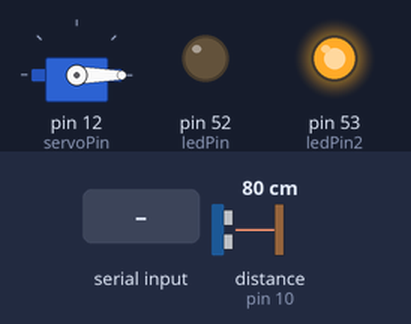
The sketch below on a simulated Arduino Mega 2560, built with avr-gcc and run on an emulated ATmega2560. Shown: servo, output pins drawn as LEDs (lit = HIGH). The inputs (shaded band) are chosen by the test bench; at power-on: distance to the obstacle (sensor on pin 10) 80 cm. The echo pulse lasts 58.3 µs per cm; pins used as bus, display or sensor lines are not drawn.

Above: at 1.2 s.
1.3 s: "H" received over Serial
At 1.7 s:
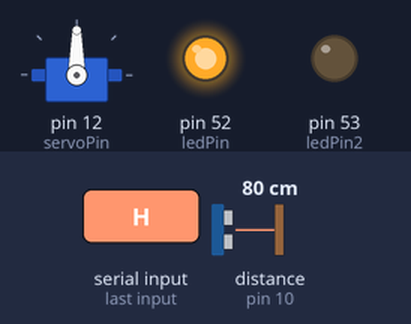
Timing chart, 0 to 4.3 s (numbered marks = the images above; inputs shaded):
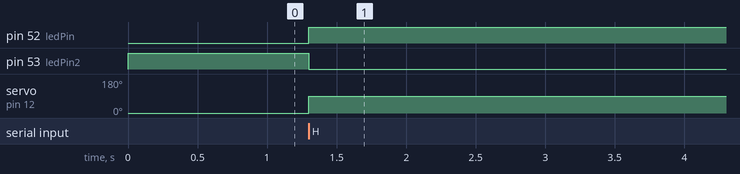

Measured:
- after the input at 1.3 s, pin 52 (ledPin): LOW → HIGH at once; pin 53 (ledPin2): HIGH → LOW at once; servo on pin 12 (servoPin): 0° → 90° at once

The sketch:

mega.ino
```cpp
#include <Servo.h>

Servo name_servo;

const int trigPin = 9;
const int echoPin = 10;
const int ledPin = 52; // pin the LED is attached to
const int ledPin2 = 53; // pin the LED is attached to
const int servoPin = 12; // pin the LED is attached to


int servo_position = 0;
int incomingByte;      // variable stores  serial data
bool state = false;      // variable stores  serial data
long duration;
int distance;
void setup() {
pinMode(trigPin, OUTPUT); // Sets the trigPin as an Output
pinMode(echoPin, INPUT); // Sets the echoPin as an Input
pinMode(ledPin, OUTPUT);
pinMode(ledPin2, OUTPUT);
name_servo.attach (servoPin);
name_servo.write(0);
digitalWrite(ledPin, LOW );
digitalWrite(ledPin2,HIGH);

Serial.begin(9600); // Starts the serial communication
}
void loop() {
// Clears the trigPin

if (Serial.available() > 0) {

    // read the oldest byte in the serial buffer:
    incomingByte = Serial.read();
    // if it's a capital H (ASCII 72), turn on the LED:

    if (incomingByte == 'H') {
      digitalWrite(ledPin, HIGH);
      digitalWrite(ledPin2, LOW);
      name_servo.write(90);

      digitalWrite(trigPin, LOW);
      state=false;
      while (state==false){
        delayMicroseconds(2);
        // Sets the trigPin on HIGH state for 10 micro seconds

        digitalWrite(trigPin, HIGH);
        delayMicroseconds(10);
        digitalWrite(trigPin, LOW);
        // Reads the echoPin, returns the sound wave travel time in microseconds
        duration = pulseIn(echoPin, HIGH);
        // Calculating the distance
        distance= duration*0.034/2;
        // the distance on the Serial Monitor
        if (distance<=5){
          while (state==false){
            delayMicroseconds(2);
            digitalWrite(trigPin, HIGH);
            delayMicroseconds(10);
            digitalWrite(trigPin, LOW);
            // Reads the echoPin, returns the sound wave travel time in microseconds
            duration = pulseIn(echoPin, HIGH);
            // Calculating the distance
            distance= duration*0.034/2;
            // the distance on the Serial Monitor
            if (distance>=5){

              state=true;
              digitalWrite(ledPin, LOW);
              digitalWrite(ledPin2, HIGH);
              name_servo.write(0);
              Serial.println("1");

            }

          delay(1000);

          }


        }


      delay(1000);

      }
  }
  else{
    delay(500);

  }


}


}
```
